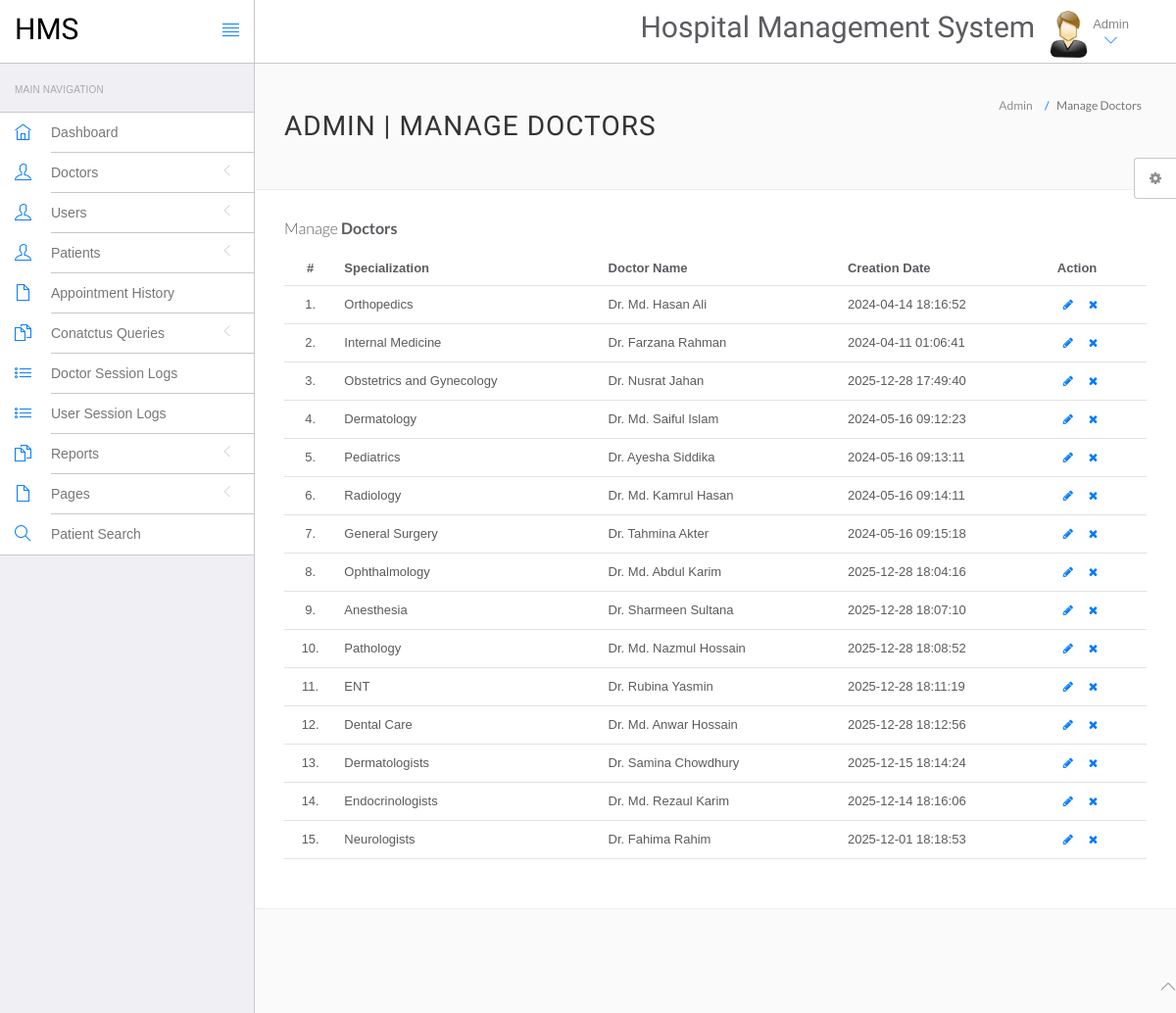
/admin/manage-doctors.php (signed in), run on the app's committed database.
### tables this page shows
CREATE TABLE `doctors` (
  `id` int NOT NULL,
  `specilization` varchar(255) DEFAULT NULL,
  `doctorName` varchar(255) DEFAULT NULL,
  `address` longtext,
  `docFees` varchar(255) DEFAULT NULL,
  `contactno` bigint DEFAULT NULL,
  `docEmail` varchar(255) DEFAULT NULL,
  `password` varchar(255) DEFAULT NULL,
  `creationDate` timestamp NULL DEFAULT CURRENT_TIMESTAMP,
  `updationDate` timestamp NULL DEFAULT NULL ON UPDATE CURRENT_TIMESTAMP
);

### admin/manage-doctors.php (the view, shortened to what this page needs)
<?php
include('include/config.php');
if(strlen($_SESSION['id']==0)) {
 header('location:logout.php');
  } else{
?>
<!DOCTYPE html>
<html lang="en">
	<head>
		<link rel="stylesheet" href="vendor/bootstrap/css/bootstrap.min.css">
		<link rel="stylesheet" href="vendor/fontawesome/css/font-awesome.min.css">
		<link rel="stylesheet" href="vendor/themify-icons/themify-icons.min.css">
		<link href="vendor/animate.css/animate.min.css" rel="stylesheet" media="screen">
		<link href="vendor/perfect-scrollbar/perfect-scrollbar.min.css" rel="stylesheet" media="screen">
		<link href="vendor/switchery/switchery.min.css" rel="stylesheet" media="screen">
		<link href="vendor/bootstrap-touchspin/jquery.bootstrap-touchspin.min.css" rel="stylesheet" media="screen">
		<link href="vendor/select2/select2.min.css" rel="stylesheet" media="screen">
		<link href="vendor/bootstrap-datepicker/bootstrap-datepicker3.standalone.min.css" rel="stylesheet" media="screen">
		<link href="vendor/bootstrap-timepicker/bootstrap-timepicker.min.css" rel="stylesheet" media="screen">
		<link rel="stylesheet" href="assets/css/styles.css">
		<link rel="stylesheet" href="assets/css/plugins.css">
		<link rel="stylesheet" href="assets/css/themes/theme-1.css" id="skin_color" />
	</head>
	<body>
		<div id="app">
<?php include('include/sidebar.php');?>
			<div class="app-content">
						<?php include('include/header.php');?>
				<div class="main-content" >
					<div class="wrap-content container" id="container">
						<section id="page-title">
							<div class="row">
								<div class="col-sm-8">
									<h1 class="mainTitle">Admin | Manage Doctors</h1>
																	</div>
								<ol class="breadcrumb">
									<li>
										<span>Admin</span>
									</li>
									<li class="active">
										<span>Manage Doctors</span>
									</li>
								</ol>
							</div>
						</section>
						<div class="container-fluid container-fullw bg-white">
									<div class="row">
								<div class="col-md-12">
									<h5 class="over-title margin-bottom-15">Manage <span class="text-bold">Doctors</span></h5>
									<table class="table table-hover" id="sample-table-1">
										<thead>
											<tr>
												<th class="center">#</th>
												<th>Specialization</th>
												<th class="hidden-xs">Doctor Name</th>
												<th>Creation Date </th>
												<th>Action</th>
											</tr>
										</thead>
										<tbody>
<?php
$sql=mysqli_query($con,"select * from doctors");
$cnt=1;
while($row=mysqli_fetch_array($sql))
{
?>
											<tr>
												<td class="center"><?php echo $cnt;?>.</td>
												<td class="hidden-xs"><?php echo $row['specilization'];?></td>
												<td><?php echo $row['doctorName'];?></td>
												<td><?php echo $row['creationDate'];?>
												</td>
												<td >
												<div class="visible-md visible-lg hidden-sm hidden-xs">
							<a href="edit-doctor.php?id=<?php echo $row['id'];?>" class="btn btn-transparent btn-xs" tooltip-placement="top" tooltip="Edit"><i class="fa fa-pencil"></i></a>
	<a href="manage-doctors.php?id=<?php echo $row['id']?>&del=delete" onClick="return confirm('Are you sure you want to delete?')"class="btn btn-transparent btn-xs tooltips" tooltip-placement="top" tooltip="Remove"><i class="fa fa-times fa fa-white"></i></a>
												</div>
												</td>
											</tr>
											<?php
$cnt=$cnt+1;
											 }?>
										</tbody>
									</table>
								</div>
							</div>
								</div>
							</div>
						</div>
					</div>
				</div>
	<?php include('include/footer.php');?>
	<?php include('include/setting.php');?>
	</body>
</html>
<?php } ?>

### admin/assets/css/themes/theme-1.css (style rules this page uses)
body { background: #FAFAFA; }

### data on the page
doctors: specilization "Orthopedics", doctorName "Dr. Md. Hasan Ali", creationDate "2024-04-14 18:16:52"
doctors: specilization "Internal Medicine", doctorName "Dr. Farzana Rahman", creationDate "2024-04-11 01:06:41"
doctors: specilization "Obstetrics and Gynecology", doctorName "Dr. Nusrat Jahan", creationDate "2025-12-28 17:49:40"
doctors: specilization "Dermatology", doctorName "Dr. Md. Saiful Islam", creationDate "2024-05-16 09:12:23"
doctors: specilization "Pediatrics", doctorName "Dr. Ayesha Siddika", creationDate "2024-05-16 09:13:11"
doctors: specilization "Radiology", doctorName "Dr. Md. Kamrul Hasan", creationDate "2024-05-16 09:14:11"
doctors: specilization "General Surgery", doctorName "Dr. Tahmina Akter", creationDate "2024-05-16 09:15:18"
doctors: specilization "Ophthalmology", doctorName "Dr. Md. Abdul Karim", creationDate "2025-12-28 18:04:16"
doctors: specilization "Anesthesia", doctorName "Dr. Sharmeen Sultana", creationDate "2025-12-28 18:07:10"
doctors: specilization "Pathology", doctorName "Dr. Md. Nazmul Hossain", creationDate "2025-12-28 18:08:52"
doctors: specilization "ENT", doctorName "Dr. Rubina Yasmin", creationDate "2025-12-28 18:11:19"
doctors: specilization "Dental Care", doctorName "Dr. Md. Anwar Hossain", creationDate "2025-12-28 18:12:56"
doctors: specilization "Dermatologists", doctorName "Dr. Samina Chowdhury", creationDate "2025-12-15 18:14:24"
doctors: specilization "Endocrinologists", doctorName "Dr. Md. Rezaul Karim", creationDate "2025-12-14 18:16:06"
doctors: specilization "Neurologists", doctorName "Dr. Fahima Rahim", creationDate "2025-12-01 18:18:53"
